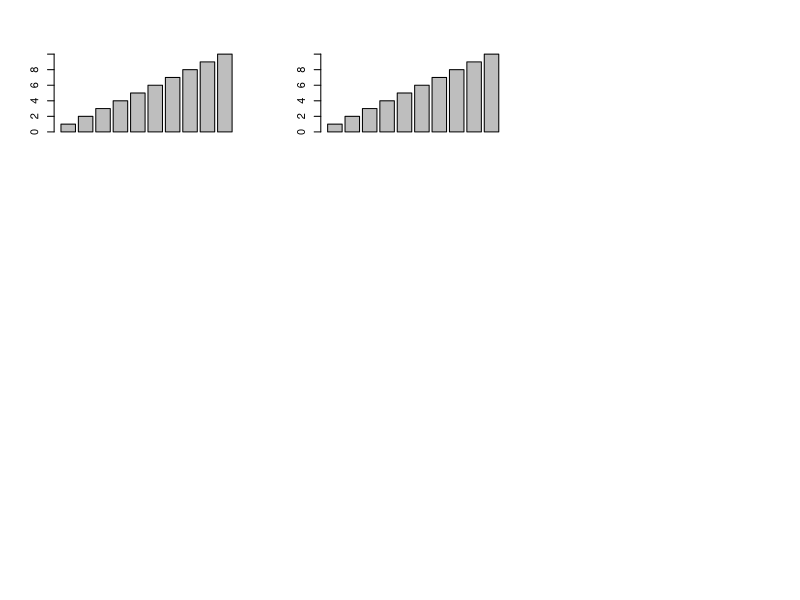

Write R code to recreate this figure.
## ---- chunk 1
par(mfrow=c(3,3))
barplot(1:10)
barplot(1:10)
